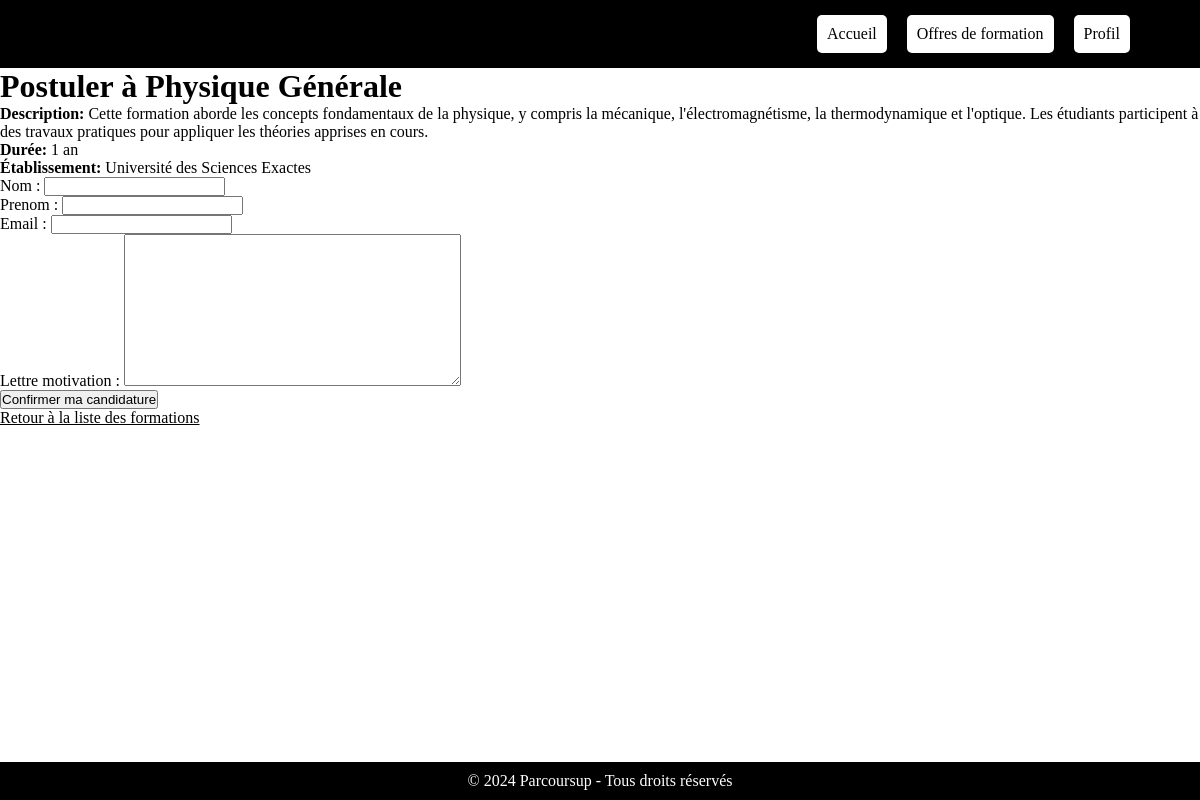
Screenshot of /Appli_ParcourSup/formations/postuler/4/ (signed in) with the database file from the repository.
### Appli_ParcourSup/models.py (models this page shows, shortened)
class Formation(models.Model):
    nom = models.CharField(max_length=200)
    description = models.TextField()
    duree = models.CharField(max_length=50)
    etablissement = models.CharField(max_length=50)
    image = models.URLField(max_length=300, blank=True, null=True)

### Appli_ParcourSup/views.py (the view)
# urls.py: path('formations/postuler/<int:pk>/', views.postuler_formation, name='postuler_formation'),
@login_required(login_url='pas_connecte')
def postuler_formation(request, pk):
    formation = get_object_or_404(Formation, pk=pk)
    if request.method == 'POST':
        form = CandidatureForm(request.POST)
        if form.is_valid():
            candidature = form.save(commit=False)
            candidature.utilisateur = request.user
            candidature.formation = formation
            candidature.save()
            messages.success(request, 'Votre candidature a été soumise avec succès!')
            return redirect('liste_formations')
    else:
        form = CandidatureForm()
    return render(request, 'Appli_ParcourSup/postuler_formation.html', {'formation': formation, 'form': form})

### Appli_ParcourSup/forms.py
class CandidatureForm(forms.ModelForm):
    class Meta:
        model = Candidature
        fields = ['nom', 'prenom', 'email', 'lettre_motivation']

### Appli_ParcourSup/templates/Appli_ParcourSup/postuler_formation.html (shortened to what this page needs)
<!DOCTYPE html>
<html lang="fr">
<head>
    {% load static %}
    <link rel="stylesheet" href="{% static 'index.css' %}">
</head>
<body>
    <header>
        <div class="logo">Parcoursup</div>
        <nav>
            <ul>
                <li><a href="{% url 'Page Accueil' %}">Accueil</a></li>
                <li><a href="{% url 'liste_formations' %}">Offres de formation</a></li>
                <li><a href="#">Profil</a></li>
            </ul>
        </nav>
    </header>
    <main>
        <h1>Postuler à {{ formation.nom }}</h1>
        <p><strong>Description:</strong> {{ formation.description }}</p>
        <p><strong>Durée:</strong> {{ formation.duree }}</p>
        <p><strong>Établissement:</strong> {{ formation.etablissement }}</p>
        <form method="post">
            {{ form.as_p }}
            <button type="submit">Confirmer ma candidature</button>
        </form>
        <a href="{% url 'liste_formations' %}">Retour à la liste des formations</a>
    </main>
    <footer>
        <p>&copy; 2024 Parcoursup - Tous droits réservés</p>
    </footer>
</body>
</html>

### Appli_ParcourSup/static/index.css (style rules this page uses)
* { box-sizing: border-box; margin: 0; padding: 0; }
header { background: black; color: black; padding: 10px 20px; display: flex; justify-content: space-between; align-items: center; }
header .logo { font-size: 24px; font-weight: 700; }
nav ul { list-style: none; display: flex; }
nav ul li { margin-left: 20px; }
nav ul li a { color: black; text-decoration: none; transition: color 0.3s; }
html, body { height: 100%; margin: 0; display: flex; flex-direction: column; }
main { flex: 1; }
footer { background: black; color: white; text-align: center; padding: 10px 0; width: 100%; position: relative; bottom: 0; }
ul { list-style-type: none; padding: 0; margin-left: 50px; margin-right: 50px; }
ul li { background-color: white; padding: 10px; margin: 5px 0; border-radius: 5px; box-shadow: 0 2px 5px rgba(0, 0, 0, 0.1); }
a { color: black; }

### rows the page displays
Formation: nom "Physique Générale", description "Cette formation aborde les concepts fondamentaux de la physique, y compris la mécanique, l'électromagnétisme, la thermodynamique et l'optique. Les étudiants participent à des travaux pratiques pour appliquer les théories apprises en cours.", duree "1 an", etablissement "Université des Sciences Exactes"
